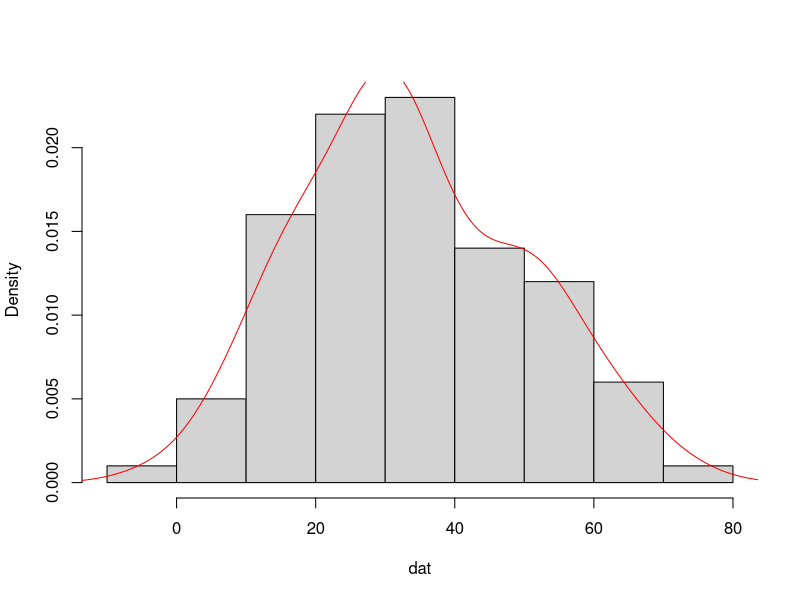
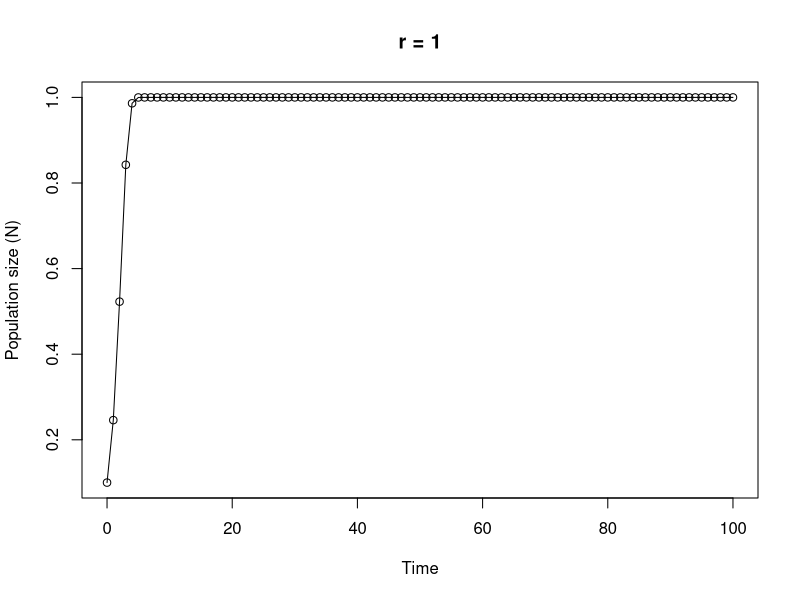

The R script that drew these images, in order:
## ----Q1, results = 'asis'------------------------------------------------------------------------------------------------

# area of a circle
# the equation to calculate the area of a circle is pi * radius^2

circle.area <- function(d){ 
	pi * (d/2)^2
}

# to use your new function

circle.area(10)
# [1] 78.53982

# to test on a vector of diameters
# first create a vector with diameters ranging from 0 to 50 in steps of 10

cir.diam <- seq(from = 0, to = 50, by = 10)

# test your function

circle.area(cir.diam)
# [1]    0.00000   78.53982  314.15927  706.85835 1256.63706 1963.49541


## ----Q2, tidy = TRUE-----------------------------------------------------------------------------------------------------

far.cent <- function(a){
	val <- (a-32)*5/9
	print(paste("Fahrenheit: ", round(a, digits = 3), "oF",sep = " "), quote = FALSE)# round 3dp
	print(paste("Centigrade: ", round(val, digits = 3), "oC", sep = " "), quote = FALSE)# round 3dp
}

# alternative Fahrenheit to centigrade using cat function

far.cent2 <- function(a){
	val <- (a - 32) * 5/9	#calculation
	cat("Fahrenheit: ", round(a, digits = 3), "oF", "\n")   # use cat function
	cat("Centigrade: ", round(val, digits = 3), "oC", "\n")   
}



## ----Q3------------------------------------------------------------------------------------------------------------------

# Create a vector of normally distributed data
# length 100, mean 35 and standard deviation of 29

vals <- rnorm(100, 35, 15)	# create some norm dist data mean 35, sd = 15

summary.fun <- function(dat){
	mymean <- round(mean(dat), digits = 4)      	# calc mean
	mymedian <- round(median(dat), digits = 4)    # calc median
	mymin <- round(min(dat), digits = 4)          # calc min
	mymax <- round(max(dat), digits = 4)          # calc max
	print(paste("mean:", mymean, sep = " "), quote = FALSE)     # print mean
	print(paste("median:", mymedian, sep = " "), quote = FALSE)     # print median
	print(paste("range:", "from:", mymin, "to", mymax, sep = " "), quote = FALSE) 
	dens <- density(dat)                          # estimate density curve
	hist(dat, main = "",type = "l",freq = FALSE)  # plot histogram
	lines(dens, lty = 1, col = "red")             # plot density curve
}

# use the function
summary.fun(vals)


## ----Q4------------------------------------------------------------------------------------------------------------------

# calculate a median

ourmedian <- function(x){
	n <- length(x)
	if (n %% 2 == 1)      # odd numbers
	  sort(x)[(n + 1)/2]  # find the middle number by adding 1 to length and div 2
	else {                # even numbers
	  middletwo <- sort(x)[(n/2) + 0:1]   #find the two middle numbers
	  mean(middletwo)
	  }
}

# use the function
mydat <- sample(1:50, size = 10, replace = TRUE )

# our function
ourmedian(mydat)

# R median function
median(mydat)


## ----Q5, tidy = TRUE-----------------------------------------------------------------------------------------------------

# function to simulate Ricker model

Ricker.model <- function(nzero, r, time, K=1){     # sets initial parameters
  N <- numeric(time + 1)    # creates a real vector of length time+1 to store values of Nt+1
  N[1] <- nzero             # sets initial population size in first element of N
  for (i in 1:time) {				# loops over time
      N[i+1] <- N[i]*exp(r*(1 - N[i]/K))    
  }
  Time <- 0:time   					 # creates vector for x axis
  plot(Time, N, type = "o", xlim = c(0, time), xlab = "Time", ylab = "Population size (N)", main = paste("r =", r, sep=" "))   # plots     output
}

# To run
# play around with the different parameters, especially r
Ricker.model(nzero=0.1,r=1,time=100)
